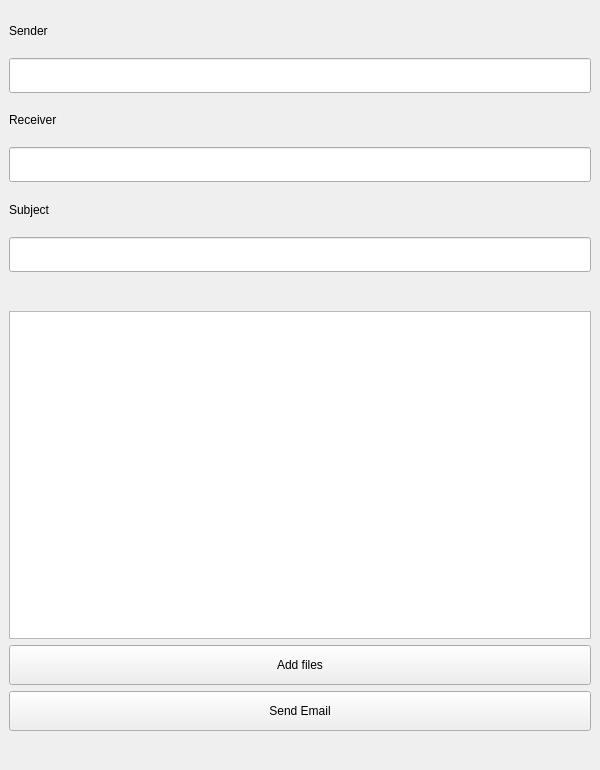
<?xml version="1.0" encoding="UTF-8"?>
<ui version="4.0">
 <class>MainWindow</class>
 <widget class="QMainWindow" name="MainWindow">
  <property name="geometry">
   <rect>
    <x>0</x>
    <y>0</y>
    <width>600</width>
    <height>770</height>
   </rect>
  </property>
  <property name="minimumSize">
   <size>
    <width>600</width>
    <height>760</height>
   </size>
  </property>
  <property name="maximumSize">
   <size>
    <width>600</width>
    <height>780</height>
   </size>
  </property>
  <property name="windowTitle">
   <string>MainWindow</string>
  </property>
  <widget class="QWidget" name="centralwidget">
   <layout class="QVBoxLayout" name="verticalLayout_2" stretch="8,1,10,1,1,1">
    <item>
     <layout class="QVBoxLayout" name="verticalLayout">
      <item>
       <widget class="QLabel" name="Sender">
        <property name="minimumSize">
         <size>
          <width>0</width>
          <height>40</height>
         </size>
        </property>
        <property name="text">
         <string>Sender</string>
        </property>
       </widget>
      </item>
      <item>
       <widget class="QLineEdit" name="Sender_line">
        <property name="minimumSize">
         <size>
          <width>0</width>
          <height>35</height>
         </size>
        </property>
       </widget>
      </item>
      <item>
       <widget class="QLabel" name="Receiver">
        <property name="minimumSize">
         <size>
          <width>0</width>
          <height>40</height>
         </size>
        </property>
        <property name="text">
         <string>Receiver</string>
        </property>
       </widget>
      </item>
      <item>
       <widget class="QLineEdit" name="Receiver_line">
        <property name="minimumSize">
         <size>
          <width>0</width>
          <height>35</height>
         </size>
        </property>
       </widget>
      </item>
      <item>
       <widget class="QLabel" name="Subject">
        <property name="minimumSize">
         <size>
          <width>0</width>
          <height>40</height>
         </size>
        </property>
        <property name="text">
         <string>Subject</string>
        </property>
       </widget>
      </item>
      <item>
       <widget class="QLineEdit" name="Subject_line">
        <property name="minimumSize">
         <size>
          <width>0</width>
          <height>35</height>
         </size>
        </property>
       </widget>
      </item>
     </layout>
    </item>
    <item>
     <spacer name="verticalSpacer">
      <property name="orientation">
       <enum>Qt::Orientation::Vertical</enum>
      </property>
      <property name="sizeType">
       <enum>QSizePolicy::Policy::Minimum</enum>
      </property>
      <property name="sizeHint" stdset="0">
       <size>
        <width>20</width>
        <height>25</height>
       </size>
      </property>
     </spacer>
    </item>
    <item>
     <widget class="QTextEdit" name="Email_text"/>
    </item>
    <item>
     <widget class="QPushButton" name="Add_files">
      <property name="minimumSize">
       <size>
        <width>0</width>
        <height>40</height>
       </size>
      </property>
      <property name="text">
       <string>Add files</string>
      </property>
     </widget>
    </item>
    <item>
     <widget class="QPushButton" name="Send_email">
      <property name="minimumSize">
       <size>
        <width>0</width>
        <height>40</height>
       </size>
      </property>
      <property name="text">
       <string>Send Email</string>
      </property>
     </widget>
    </item>
    <item>
     <spacer name="verticalSpacer_2">
      <property name="orientation">
       <enum>Qt::Orientation::Vertical</enum>
      </property>
      <property name="sizeType">
       <enum>QSizePolicy::Policy::Maximum</enum>
      </property>
      <property name="sizeHint" stdset="0">
       <size>
        <width>20</width>
        <height>30</height>
       </size>
      </property>
     </spacer>
    </item>
   </layout>
  </widget>
 </widget>
 <resources/>
 <connections/>
</ui>
